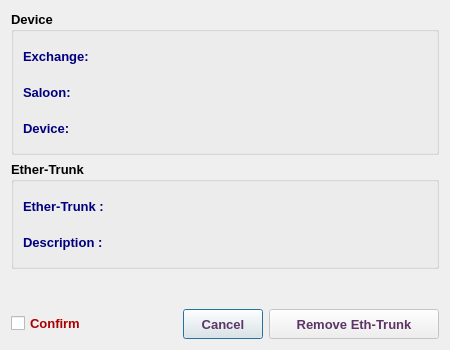
<?xml version="1.0" encoding="UTF-8"?>
<ui version="4.0">
 <class>RemoveEtherTrunkDialog</class>
 <widget class="QDialog" name="RemoveEtherTrunkDialog">
  <property name="windowModality">
   <enum>Qt::NonModal</enum>
  </property>
  <property name="enabled">
   <bool>true</bool>
  </property>
  <property name="geometry">
   <rect>
    <x>0</x>
    <y>0</y>
    <width>450</width>
    <height>350</height>
   </rect>
  </property>
  <property name="sizePolicy">
   <sizepolicy hsizetype="Fixed" vsizetype="Fixed">
    <horstretch>0</horstretch>
    <verstretch>0</verstretch>
   </sizepolicy>
  </property>
  <property name="minimumSize">
   <size>
    <width>450</width>
    <height>350</height>
   </size>
  </property>
  <property name="maximumSize">
   <size>
    <width>451</width>
    <height>351</height>
   </size>
  </property>
  <property name="font">
   <font>
    <family>Tahoma</family>
    <pointsize>10</pointsize>
   </font>
  </property>
  <property name="windowTitle">
   <string>Remove Ether-Trunk</string>
  </property>
  <property name="windowIcon">
   <iconset resource="../../../../image.qrc">
    <normaloff>:/Image/remove.png</normaloff>:/Image/remove.png</iconset>
  </property>
  <layout class="QVBoxLayout" name="verticalLayout">
   <item>
    <widget class="QGroupBox" name="groupBox">
     <property name="font">
      <font>
       <family>Tahoma</family>
       <pointsize>10</pointsize>
       <weight>75</weight>
       <bold>true</bold>
      </font>
     </property>
     <property name="title">
      <string>Device</string>
     </property>
     <layout class="QVBoxLayout" name="verticalLayout_3">
      <item>
       <layout class="QHBoxLayout" name="horizontalLayout_2">
        <item>
         <widget class="QLabel" name="label">
          <property name="minimumSize">
           <size>
            <width>100</width>
            <height>30</height>
           </size>
          </property>
          <property name="maximumSize">
           <size>
            <width>100</width>
            <height>30</height>
           </size>
          </property>
          <property name="font">
           <font>
            <family>Tahoma</family>
            <pointsize>10</pointsize>
            <weight>75</weight>
            <bold>true</bold>
           </font>
          </property>
          <property name="styleSheet">
           <string notr="true">color: rgb(0, 0, 127);</string>
          </property>
          <property name="text">
           <string>Exchange:</string>
          </property>
         </widget>
        </item>
        <item>
         <widget class="QLabel" name="abbrLbl">
          <property name="sizePolicy">
           <sizepolicy hsizetype="Expanding" vsizetype="Preferred">
            <horstretch>0</horstretch>
            <verstretch>0</verstretch>
           </sizepolicy>
          </property>
          <property name="minimumSize">
           <size>
            <width>250</width>
            <height>30</height>
           </size>
          </property>
          <property name="maximumSize">
           <size>
            <width>5000</width>
            <height>50</height>
           </size>
          </property>
          <property name="font">
           <font>
            <family>Tahoma</family>
            <pointsize>10</pointsize>
            <weight>75</weight>
            <bold>true</bold>
           </font>
          </property>
          <property name="styleSheet">
           <string notr="true">color: rgb(85, 0, 127);</string>
          </property>
          <property name="text">
           <string/>
          </property>
          <property name="wordWrap">
           <bool>true</bool>
          </property>
         </widget>
        </item>
       </layout>
      </item>
      <item>
       <layout class="QHBoxLayout" name="horizontalLayout_3">
        <item>
         <widget class="QLabel" name="label_5">
          <property name="minimumSize">
           <size>
            <width>100</width>
            <height>30</height>
           </size>
          </property>
          <property name="maximumSize">
           <size>
            <width>100</width>
            <height>30</height>
           </size>
          </property>
          <property name="font">
           <font>
            <family>Tahoma</family>
            <pointsize>10</pointsize>
            <weight>75</weight>
            <bold>true</bold>
           </font>
          </property>
          <property name="styleSheet">
           <string notr="true">color: rgb(0, 0, 127);</string>
          </property>
          <property name="text">
           <string>Saloon:</string>
          </property>
         </widget>
        </item>
        <item>
         <widget class="QLabel" name="saloonLbl">
          <property name="sizePolicy">
           <sizepolicy hsizetype="Expanding" vsizetype="Preferred">
            <horstretch>0</horstretch>
            <verstretch>0</verstretch>
           </sizepolicy>
          </property>
          <property name="minimumSize">
           <size>
            <width>250</width>
            <height>30</height>
           </size>
          </property>
          <property name="maximumSize">
           <size>
            <width>5000</width>
            <height>50</height>
           </size>
          </property>
          <property name="font">
           <font>
            <family>Tahoma</family>
            <pointsize>10</pointsize>
            <weight>75</weight>
            <bold>true</bold>
           </font>
          </property>
          <property name="styleSheet">
           <string notr="true">color: rgb(85, 0, 127);</string>
          </property>
          <property name="text">
           <string/>
          </property>
          <property name="wordWrap">
           <bool>true</bool>
          </property>
         </widget>
        </item>
       </layout>
      </item>
      <item>
       <layout class="QHBoxLayout" name="horizontalLayout_4">
        <item>
         <widget class="QLabel" name="label_2">
          <property name="minimumSize">
           <size>
            <width>100</width>
            <height>30</height>
           </size>
          </property>
          <property name="maximumSize">
           <size>
            <width>100</width>
            <height>30</height>
           </size>
          </property>
          <property name="font">
           <font>
            <family>Tahoma</family>
            <pointsize>10</pointsize>
            <weight>75</weight>
            <bold>true</bold>
           </font>
          </property>
          <property name="styleSheet">
           <string notr="true">color: rgb(0, 0, 127);</string>
          </property>
          <property name="text">
           <string>Device:</string>
          </property>
         </widget>
        </item>
        <item>
         <widget class="QLabel" name="deviceLbl">
          <property name="sizePolicy">
           <sizepolicy hsizetype="Expanding" vsizetype="Preferred">
            <horstretch>0</horstretch>
            <verstretch>0</verstretch>
           </sizepolicy>
          </property>
          <property name="minimumSize">
           <size>
            <width>250</width>
            <height>30</height>
           </size>
          </property>
          <property name="maximumSize">
           <size>
            <width>5000</width>
            <height>50</height>
           </size>
          </property>
          <property name="font">
           <font>
            <family>Tahoma</family>
            <pointsize>10</pointsize>
            <weight>75</weight>
            <bold>true</bold>
           </font>
          </property>
          <property name="styleSheet">
           <string notr="true">color: rgb(85, 0, 127);</string>
          </property>
          <property name="text">
           <string/>
          </property>
          <property name="wordWrap">
           <bool>true</bool>
          </property>
         </widget>
        </item>
       </layout>
      </item>
     </layout>
    </widget>
   </item>
   <item>
    <widget class="QGroupBox" name="groupBox_2">
     <property name="font">
      <font>
       <family>Tahoma</family>
       <pointsize>10</pointsize>
       <weight>75</weight>
       <bold>true</bold>
      </font>
     </property>
     <property name="title">
      <string>Ether-Trunk</string>
     </property>
     <layout class="QVBoxLayout" name="verticalLayout_2">
      <item>
       <layout class="QHBoxLayout" name="horizontalLayout_5">
        <item>
         <widget class="QLabel" name="label_3">
          <property name="minimumSize">
           <size>
            <width>120</width>
            <height>30</height>
           </size>
          </property>
          <property name="maximumSize">
           <size>
            <width>120</width>
            <height>30</height>
           </size>
          </property>
          <property name="font">
           <font>
            <family>Tahoma</family>
            <pointsize>10</pointsize>
            <weight>75</weight>
            <bold>true</bold>
           </font>
          </property>
          <property name="styleSheet">
           <string notr="true">color: rgb(0, 0, 127);</string>
          </property>
          <property name="text">
           <string>Ether-Trunk :</string>
          </property>
         </widget>
        </item>
        <item>
         <widget class="QLabel" name="etherLbl">
          <property name="sizePolicy">
           <sizepolicy hsizetype="Expanding" vsizetype="Preferred">
            <horstretch>0</horstretch>
            <verstretch>0</verstretch>
           </sizepolicy>
          </property>
          <property name="minimumSize">
           <size>
            <width>240</width>
            <height>30</height>
           </size>
          </property>
          <property name="maximumSize">
           <size>
            <width>5000</width>
            <height>30</height>
           </size>
          </property>
          <property name="font">
           <font>
            <family>Tahoma</family>
            <pointsize>10</pointsize>
            <weight>75</weight>
            <bold>true</bold>
           </font>
          </property>
          <property name="styleSheet">
           <string notr="true">color: rgb(85, 0, 127);</string>
          </property>
          <property name="text">
           <string/>
          </property>
          <property name="wordWrap">
           <bool>true</bool>
          </property>
         </widget>
        </item>
       </layout>
      </item>
      <item>
       <layout class="QHBoxLayout" name="horizontalLayout_6">
        <item>
         <widget class="QLabel" name="label_4">
          <property name="minimumSize">
           <size>
            <width>120</width>
            <height>30</height>
           </size>
          </property>
          <property name="maximumSize">
           <size>
            <width>120</width>
            <height>30</height>
           </size>
          </property>
          <property name="font">
           <font>
            <family>Tahoma</family>
            <pointsize>10</pointsize>
            <weight>75</weight>
            <bold>true</bold>
           </font>
          </property>
          <property name="styleSheet">
           <string notr="true">color: rgb(0, 0, 127);</string>
          </property>
          <property name="text">
           <string>Description :</string>
          </property>
         </widget>
        </item>
        <item>
         <widget class="QLabel" name="descLbl">
          <property name="sizePolicy">
           <sizepolicy hsizetype="Expanding" vsizetype="Preferred">
            <horstretch>0</horstretch>
            <verstretch>0</verstretch>
           </sizepolicy>
          </property>
          <property name="minimumSize">
           <size>
            <width>240</width>
            <height>30</height>
           </size>
          </property>
          <property name="maximumSize">
           <size>
            <width>5000</width>
            <height>30</height>
           </size>
          </property>
          <property name="font">
           <font>
            <family>Tahoma</family>
            <pointsize>10</pointsize>
            <weight>75</weight>
            <bold>true</bold>
           </font>
          </property>
          <property name="styleSheet">
           <string notr="true">color: rgb(85, 0, 127);</string>
          </property>
          <property name="text">
           <string/>
          </property>
          <property name="wordWrap">
           <bool>true</bool>
          </property>
         </widget>
        </item>
       </layout>
      </item>
     </layout>
    </widget>
   </item>
   <item>
    <spacer name="verticalSpacer">
     <property name="font">
      <font>
       <family>Tahoma</family>
       <pointsize>10</pointsize>
      </font>
     </property>
     <property name="orientation">
      <enum>Qt::Vertical</enum>
     </property>
     <property name="sizeHint" stdset="0">
      <size>
       <width>20</width>
       <height>40</height>
      </size>
     </property>
    </spacer>
   </item>
   <item>
    <layout class="QHBoxLayout" name="horizontalLayout">
     <item>
      <widget class="QCheckBox" name="checkBox">
       <property name="font">
        <font>
         <family>Tahoma</family>
         <pointsize>10</pointsize>
         <weight>75</weight>
         <bold>true</bold>
        </font>
       </property>
       <property name="styleSheet">
        <string notr="true">color: rgb(170, 0, 0);</string>
       </property>
       <property name="text">
        <string>Confirm</string>
       </property>
      </widget>
     </item>
     <item>
      <spacer name="horizontalSpacer">
       <property name="font">
        <font>
         <family>Tahoma</family>
         <pointsize>10</pointsize>
        </font>
       </property>
       <property name="orientation">
        <enum>Qt::Horizontal</enum>
       </property>
       <property name="sizeHint" stdset="0">
        <size>
         <width>40</width>
         <height>20</height>
        </size>
       </property>
      </spacer>
     </item>
     <item>
      <widget class="QPushButton" name="cancelBtn">
       <property name="sizePolicy">
        <sizepolicy hsizetype="Preferred" vsizetype="Preferred">
         <horstretch>0</horstretch>
         <verstretch>0</verstretch>
        </sizepolicy>
       </property>
       <property name="minimumSize">
        <size>
         <width>80</width>
         <height>30</height>
        </size>
       </property>
       <property name="maximumSize">
        <size>
         <width>120</width>
         <height>30</height>
        </size>
       </property>
       <property name="font">
        <font>
         <family>Tahoma</family>
         <pointsize>10</pointsize>
         <weight>75</weight>
         <bold>true</bold>
        </font>
       </property>
       <property name="styleSheet">
        <string notr="true">color: rgb(92, 53, 102);</string>
       </property>
       <property name="text">
        <string>Cancel</string>
       </property>
      </widget>
     </item>
     <item>
      <widget class="QPushButton" name="okBtn">
       <property name="enabled">
        <bool>false</bool>
       </property>
       <property name="sizePolicy">
        <sizepolicy hsizetype="Preferred" vsizetype="Preferred">
         <horstretch>0</horstretch>
         <verstretch>0</verstretch>
        </sizepolicy>
       </property>
       <property name="minimumSize">
        <size>
         <width>170</width>
         <height>30</height>
        </size>
       </property>
       <property name="maximumSize">
        <size>
         <width>220</width>
         <height>30</height>
        </size>
       </property>
       <property name="font">
        <font>
         <family>Tahoma</family>
         <pointsize>10</pointsize>
         <weight>75</weight>
         <bold>true</bold>
        </font>
       </property>
       <property name="styleSheet">
        <string notr="true">color: rgb(92, 53, 102);</string>
       </property>
       <property name="text">
        <string>Remove Eth-Trunk</string>
       </property>
       <property name="icon">
        <iconset resource="../../../../image.qrc">
         <normaloff>:/Image/remove.png</normaloff>:/Image/remove.png</iconset>
       </property>
       <property name="iconSize">
        <size>
         <width>20</width>
         <height>20</height>
        </size>
       </property>
      </widget>
     </item>
    </layout>
   </item>
  </layout>
 </widget>
 <tabstops>
  <tabstop>checkBox</tabstop>
  <tabstop>okBtn</tabstop>
  <tabstop>cancelBtn</tabstop>
 </tabstops>
 <resources>
  <include location="../../../../image.qrc"/>
 </resources>
 <connections/>
</ui>
